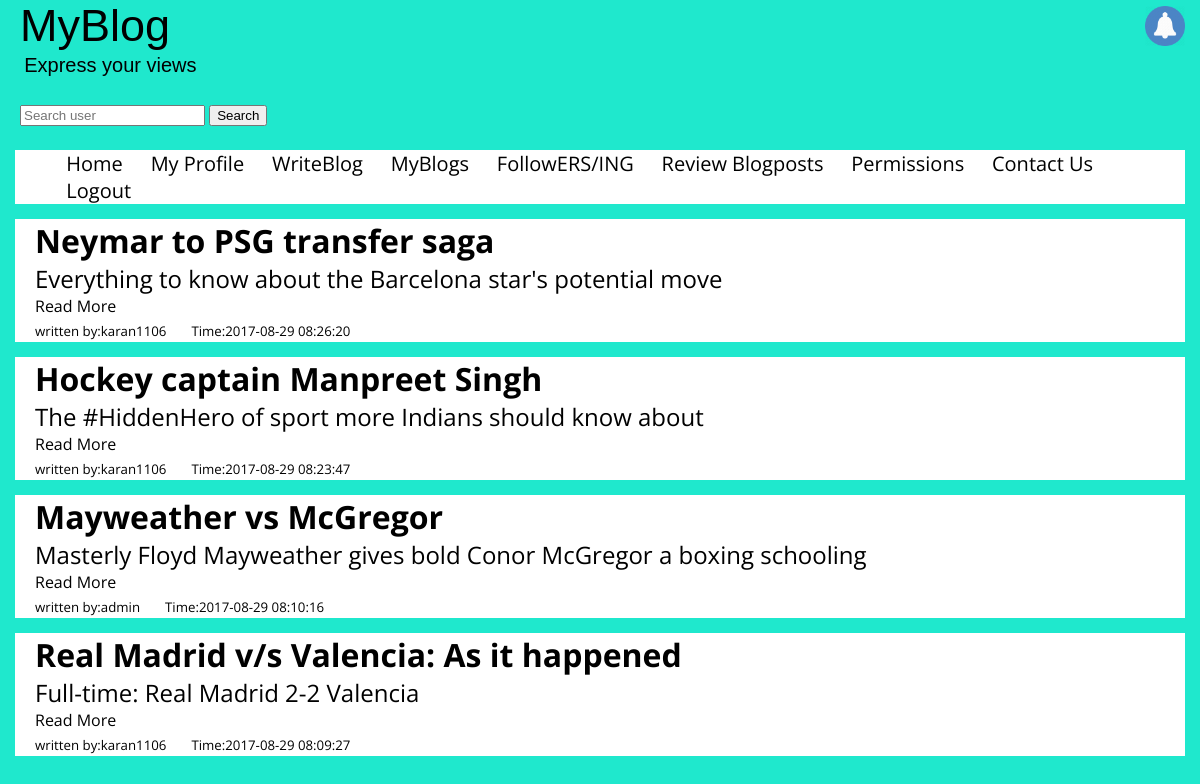
Screenshot of /adminHome.php (signed in) with the database file from the repository.
### tables this page shows
CREATE TABLE `blogpost` (
  `id` int(11) NOT NULL,
  `blogger` varchar(25) NOT NULL,
  `date` timestamp NOT NULL DEFAULT CURRENT_TIMESTAMP,
  `title` varchar(150) NOT NULL,
  `descript` varchar(250) NOT NULL,
  `post` varchar(2500) NOT NULL,
  `status` char(1) NOT NULL DEFAULT '0'
);

### loadPosts.php (the view, shortened to what this page needs)
<?php
		include 'authorize.php';
		$sql = "SELECT * from blogpost where status = '1' order by date desc;";
		$res = $conn->query($sql);
		if($res->num_rows>0){
    	  while($row=$res->fetch_assoc()){
    	  	echo "<div class = 'post'>";
					echo "<h1>".$row['title']."</h1><h2>".$row['descript']."</h2><h4><a href=openBlog.php?id=".$row['id'].">Read More</a></h4><h5> written by:<a href='loadProfile.php?userID=".$row['blogger']."'>".$row['blogger']."</a><span style='margin-left:25px;'>Time:".$row['date']."</h5></div>";
    	  }
		}
		else
			echo "<h1 style= 'margin-left:25px;'>&nbsp;&nbsp;&nbsp;&nbsp;No blogposts to show</h1>";
?>

### style.css (style rules this page uses)
body { margin: 0px; background-color: #1FE8CD; font-family: 'Open Sans', sans-serif; }
.header h3, h5 { margin: 0px; padding-left: 20px; padding-top: 5px; padding-bottom: 0px; }
.post { background-color: white; border: 20px; border-color: black; margin: 15px; color: black; }
.post h1, h4, h5, h2 { padding-left: 20px; padding-right: 10px; margin: 0px; }
.post h5 { padding-bottom: 2px; }
.post h4, h5, h2 { font-weight: normal; }
.post a { text-decoration: none; color: black; }

### rows the page displays
blogpost: title "Neymar to PSG transfer saga", descript "Everything to know about the Barcelona star's potential move", blogger "karan1106", date "2017-08-29 08:26:20"
blogpost: title "Hockey captain Manpreet Singh", descript "The #HiddenHero of sport more Indians should know about", blogger "karan1106", date "2017-08-29 08:23:47"
blogpost: title "Mayweather vs McGregor", descript "Masterly Floyd Mayweather gives bold Conor McGregor a boxing schooling", blogger "admin", date "2017-08-29 08:10:16"
blogpost: title "Real Madrid v/s Valencia: As it happened", descript "Full-time: Real Madrid 2-2 Valencia", blogger "karan1106", date "2017-08-29 08:09:27"
